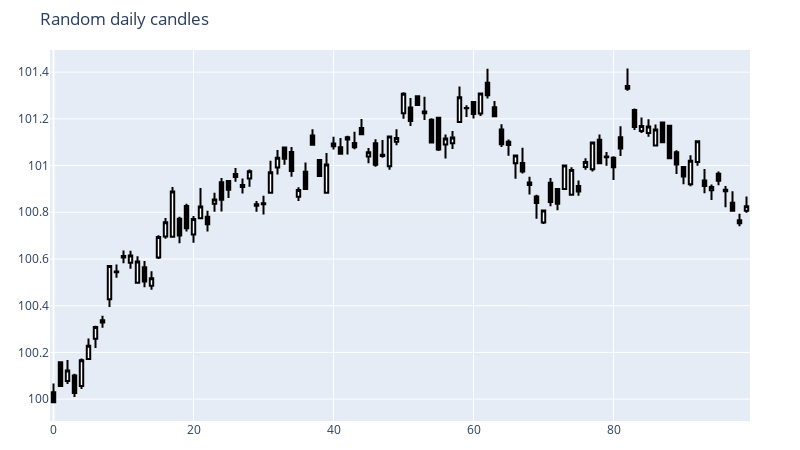

This figure's notebook cell:
### Markdown cell above
Above we see an example. The thin vertical line (referred to as the *shadow*) represents the trading range. The top and bottom of the shadow repesent the highest and lowest prices observed over the period.

The solid area in the middle (called the *body*) represents the opening and closing prices. The colour of the candle tells us whether the opening price is higher or lower than the close - a white candle if the open is higher and black if it is lower. So for example, for a white candle, the top of the body is the opening price and the bottom is the close.

Thus, candlestick charts are a useful visualization tool for any timeseries for which we know the daily opening, high, low and closing (*OHLC*) prices.

(Note that many financial instruments trade on exchanges with fixed trading hours so the closing price of one period does not necessarily coincide with the open price of the next period).

### Code cell
# Define a function to create daily price candles. We need a daily high, low, open and close.
# Note: we assume that the price evolves continously over a full 24 hour period but that it can only
# be observed during trading hours from 8 am to 5 pm

daily_vol = 0.001
steps_per_day = 24*12 # 5 minute steps
no_candles = 100
open_step = 8 * 12 -1# 8 am open
close_step = 17 * 12 -1# 5 pm close
def generate_candles(no_candles, steps_per_day, open_step, close_step, daily_vol, daily_return=0):
  total_steps = no_candles * steps_per_day
  innovations = np.random.normal(0,daily_vol/np.sqrt(steps_per_day),size=[total_steps,1])
  timeseries =  100 * np.exp(np.cumsum(innovations))
  candles = np.zeros([no_candles,5])
  for i in range(no_candles):
    full_daily_ts = timeseries[i*steps_per_day:(i+1)*steps_per_day+1]
    trading_daily_ts = full_daily_ts[open_step:close_step]
    candles[i,:] = [i,trading_daily_ts[0],np.max(trading_daily_ts),np.min(trading_daily_ts),trading_daily_ts[-1]]
  return candles

np.random.seed(1234)
candles = generate_candles(no_candles, steps_per_day, open_step, close_step, daily_vol)
plot_candles(candles,'Random daily candles');

### Figure 1 — Plotly figure (JSON) as saved in the notebook; plotly's stock layout.template omitted (floating-point values rounded to 4 significant figures)
{"data": [{"x": [0, 1, 2, 3, 4, 5, 6, 7, 8, 9, 10, 11, 12, 13, 14, 15, 16, 17, 18, 19, 20, 21, 22, 23, 24, 25, 26, 27, 28, 29, 30, 31, 32, 33, 34, 35, 36, 37, 38, 39, 40, 41, 42, 43, 44, 45, 46, 47, 48, 49, 50, 51, 52, 53, 54, 55, 56, 57, 58, 59, 60, 61, 62, 63, 64, 65, 66, 67, 68, 69, 70, 71, 72, 73, 74, 75, 76, 77, 78, 79, 80, 81, 82, 83, 84, 85, 86, 87, 88, 89, 90, 91, 92, 93, 94, 95, 96, 97, 98, 99], "type": "candlestick", "high": [100.1, 100.2, 100.2, 100.1, 100.2, 100.3, 100.3, 100.4, 100.6, 100.6, 100.6, 100.6, 100.6, 100.6, 100.5, 100.7, 100.8, 100.9, 100.8, 100.8, 100.8, 100.9, 100.8, 100.9, 100.9, 100.9, 101.0, 100.9, 101.0, 100.8, 100.9, 101.0, 101.1, 101.1, 101.1, 100.9, 101.0, 101.2, 101.0, 101.1, 101.1, 101.1, 101.1, 101.1, 101.2, 101.1, 101.1, 101.1, 101.1, 101.2, 101.3, 101.3, 101.3, 101.3, 101.2, 101.2, 101.1, 101.1, 101.3, 101.3, 101.3, 101.3, 101.4, 101.3, 101.2, 101.1, 101.0, 101.1, 101.0, 100.9, 100.8, 100.9, 100.9, 101.0, 101.0, 100.9, 101.0, 101.1, 101.1, 101.1, 101.0, 101.2, 101.4, 101.2, 101.2, 101.2, 101.2, 101.2, 101.2, 101.1, 101.0, 101.0, 101.1, 101.0, 100.9, 101.0, 100.9, 100.9, 100.8, 100.9], "low": [99.99, 100.1, 100.1, 100.0, 100.0, 100.2, 100.2, 100.3, 100.4, 100.5, 100.6, 100.6, 100.5, 100.5, 100.5, 100.6, 100.7, 100.7, 100.7, 100.7, 100.7, 100.8, 100.7, 100.8, 100.8, 100.9, 100.9, 100.9, 100.9, 100.8, 100.8, 100.9, 101.0, 101.0, 101.0, 100.8, 100.9, 101.1, 101.0, 100.9, 101.1, 101.0, 101.0, 101.1, 101.1, 101.0, 101.0, 101.0, 101.0, 101.1, 101.2, 101.2, 101.3, 101.2, 101.1, 101.1, 101.0, 101.1, 101.2, 101.2, 101.2, 101.2, 101.3, 101.2, 101.1, 101.0, 100.9, 101.0, 100.9, 100.8, 100.7, 100.8, 100.8, 100.9, 100.9, 100.9, 101.0, 101.0, 101.0, 101.0, 100.9, 101.0, 101.3, 101.2, 101.1, 101.1, 101.1, 101.1, 101.0, 101.0, 100.9, 100.9, 101.0, 100.9, 100.9, 100.9, 100.8, 100.8, 100.7, 100.8], "decreasing": {"line": {"color": "black"}, "fillcolor": "black"}, "close": [99.99, 100.1, 100.1, 100.0, 100.2, 100.2, 100.3, 100.3, 100.6, 100.5, 100.6, 100.6, 100.6, 100.5, 100.5, 100.7, 100.8, 100.9, 100.7, 100.7, 100.8, 100.8, 100.7, 100.9, 100.9, 100.9, 101.0, 100.9, 101.0, 100.8, 100.8, 101.0, 101.0, 101.0, 101.0, 100.9, 100.9, 101.1, 101.0, 101.0, 101.1, 101.1, 101.1, 101.1, 101.1, 101.1, 101.0, 101.0, 101.1, 101.1, 101.3, 101.2, 101.3, 101.2, 101.1, 101.1, 101.1, 101.1, 101.3, 101.2, 101.2, 101.3, 101.3, 101.2, 101.1, 101.1, 101.0, 101.0, 100.9, 100.8, 100.8, 100.8, 100.8, 101.0, 101.0, 100.9, 101.0, 101.1, 101.0, 101.0, 101.0, 101.1, 101.3, 101.2, 101.2, 101.2, 101.2, 101.1, 101.0, 101.0, 101.0, 101.0, 101.1, 100.9, 100.9, 100.9, 100.9, 100.8, 100.8, 100.8], "increasing": {"line": {"color": "black"}, "fillcolor": "white"}, "open": [100.0, 100.2, 100.1, 100.1, 100.1, 100.2, 100.3, 100.3, 100.4, 100.5, 100.6, 100.6, 100.5, 100.6, 100.5, 100.6, 100.7, 100.7, 100.8, 100.8, 100.7, 100.8, 100.8, 100.8, 100.9, 100.9, 101.0, 100.9, 100.9, 100.8, 100.8, 100.9, 101.0, 101.1, 101.1, 100.9, 101.0, 101.1, 101.0, 100.9, 101.1, 101.1, 101.1, 101.1, 101.2, 101.0, 101.1, 101.0, 101.0, 101.1, 101.2, 101.2, 101.3, 101.2, 101.2, 101.2, 101.1, 101.1, 101.2, 101.2, 101.3, 101.2, 101.4, 101.3, 101.2, 101.1, 101.0, 101.0, 100.9, 100.9, 100.8, 100.9, 100.9, 100.9, 100.9, 100.9, 101.0, 101.0, 101.1, 101.0, 101.0, 101.1, 101.3, 101.2, 101.1, 101.1, 101.1, 101.2, 101.2, 101.1, 101.0, 100.9, 101.0, 100.9, 100.9, 101.0, 100.9, 100.8, 100.8, 100.8]}], "layout": {"title": {"text": "Random daily candles"}, "height": 450, "width": 800, "xaxis": {"rangeslider": {"visible": false}}, "margin": {"r": 50, "b": 25, "l": 50, "t": 50}}}
